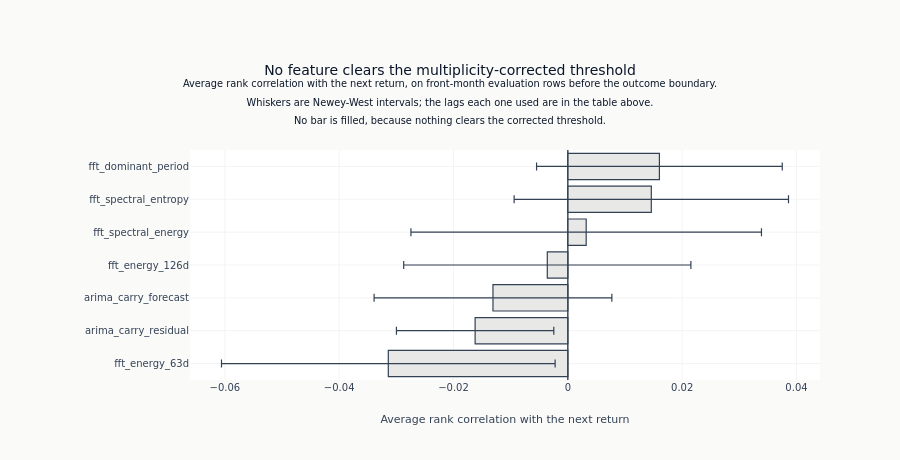

Source (notebook cell):
### Markdown cell above
### What the screen found

Average IC per feature, sorted, with the bars that clear the corrected threshold filled
and the rest drawn hollow. Read the filled-or-hollow distinction rather than the
t-statistic beside it: all of these features were screened against the same return over
the same evaluation windows, so a large t-statistic on any one of them is not on its own
evidence about that one.

The two regime features are absent from the chart. They take the same value for every
product on a given session, so ranking products by them produces no ranking at all and
the correlation is undefined. That is a property of the measure and says nothing about
the features: a regime variable works by conditioning other signals rather than by
ranking on its own, and testing it needs an interaction term or a comparison between
models fitted with and without it. This notebook runs neither, and neither does the
one-feature-at-a-time screen in [`05_evaluation`](05_evaluation.ipynb).

**This selects nothing.** Every feature above is already in `model_based.parquet`,
written in section E, whatever the bars say.

### Code cell
if temporal_ic:
    ic_rows = sorted(temporal_ic.items(), key=lambda item: item[1]["mean_ic"])
    names = [name for name, _ in ic_rows]
    values = [stats["mean_ic"] for _, stats in ic_rows]
    errors = [1.96 * stats["hac_se"] for _, stats in ic_rows]
    retained = [bool(stats["fdr_significant"]) for _, stats in ic_rows]
    # Filled where retained, hollow where not: the palette's dark end is four navies
    # that do not separate as bars, so the distinction is carried by lightness.
    fill = [
        (COLORS["blue"] if value >= 0 else COLORS["copper"]) if keep else COLORS["silver_muted"]
        for value, keep in zip(values, retained, strict=True)
    ]
    edge = [
        (COLORS["blue"] if value >= 0 else COLORS["copper"]) if keep else COLORS["neutral"]
        for value, keep in zip(values, retained, strict=True)
    ]
    fig = go.Figure(
        go.Bar(
            x=values,
            y=names,
            orientation="h",
            marker={"color": fill, "line": {"color": edge, "width": 1.2}},
            error_x={
                "type": "data",
                "array": errors,
                "color": COLORS["neutral"],
                "thickness": 1.2,
                "width": 4,
            },
            showlegend=False,
        )
    )
    fig.add_vline(x=0, line_color=COLORS["neutral"], line_width=1)
    fig.update_layout(
        title=(
            "No feature clears the multiplicity-corrected threshold"
            if n_fdr_sig == 0
            else "How the features rank products on evaluation sessions"
        )
        + (
            "<br><sup>Average rank correlation with the next return, on front-month "
            "evaluation rows before the outcome boundary.<br>Whiskers are Newey-West "
            "intervals; the lags each one used are in the table above.<br>"
            + (
                "No bar is filled, because nothing clears the corrected threshold.</sup>"
                if n_fdr_sig == 0
                else "Filled bars clear the corrected threshold; hollow bars do not.</sup>"
            )
        ),
        xaxis_title="Average rank correlation with the next return",
        yaxis_title="",
        height=460,
        margin={"l": 190, "t": 150},
    )
    show_plotly_with_alt(
        fig,
        "Horizontal bar chart of the average rank correlation with the next return, one bar per "
        "temporal feature, sorted from the most positive at the top to the most negative at the "
        "bottom. Every bar is short, within a few hundredths of zero, and each carries a "
        "Newey-West whisker several times its own length that crosses zero. "
        + (
            "No bar is filled, because none clears the multiplicity-corrected threshold."
            if n_fdr_sig == 0
            else f"{n_fdr_sig} filled bars clear the multiplicity-corrected threshold; the "
            "hollow ones do not."
        ),
    )
else:
    print("Chart omitted: no feature produced enough sessions to measure.")

### Figure 1 — Plotly figure (JSON) as saved in the notebook; plotly's stock layout.template omitted (floating-point values rounded to 4 significant figures)
{"data": [{"error_x": {"array": [0.02918, 0.01377, 0.0208, 0.02512, 0.03066, 0.024, 0.02149], "color": "#334155", "thickness": 1.2, "type": "data", "width": 4}, "marker": {"color": ["#e8e8e6", "#e8e8e6", "#e8e8e6", "#e8e8e6", "#e8e8e6", "#e8e8e6", "#e8e8e6"], "line": {"color": ["#334155", "#334155", "#334155", "#334155", "#334155", "#334155", "#334155"], "width": 1.2}}, "orientation": "h", "showlegend": false, "type": "bar", "x": [-0.03141, -0.01622, -0.0131, -0.003593, 0.003212, 0.0146, 0.01602], "y": ["fft_energy_63d", "arima_carry_residual", "arima_carry_forecast", "fft_energy_126d", "fft_spectral_energy", "fft_spectral_entropy", "fft_dominant_period"]}], "layout": {"height": 460, "margin": {"l": 190, "t": 150}, "shapes": [{"line": {"color": "#334155", "width": 1}, "type": "line", "x0": 0, "x1": 0, "xref": "x", "y0": 0, "y1": 1, "yref": "y domain"}], "title": {"text": "No feature clears the multiplicity-corrected threshold<br><sup>Average rank correlation with the next return, on front-month evaluation rows before the outcome boundary.<br>Whiskers are Newey-West intervals; the lags each one used are in the table above.<br>No bar is filled, because nothing clears the corrected threshold.</sup>"}, "xaxis": {"title": {"text": "Average rank correlation with the next return"}}, "yaxis": {"title": {"text": ""}}}}
